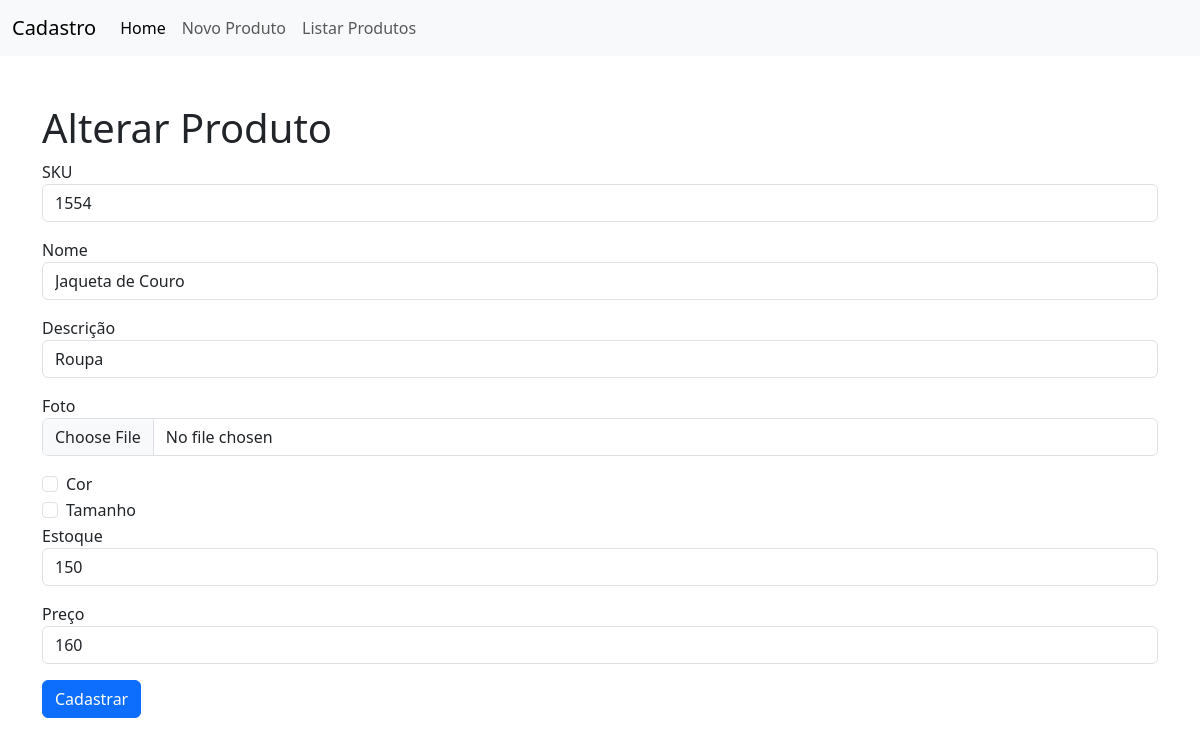
The page /?page=alterar&id=1554 on the database its author committed.
### tables this page shows
CREATE TABLE `produtos` (
  `sku` int(11) NOT NULL,
  `nome` varchar(45) NOT NULL,
  `foto` varchar(100) NOT NULL,
  `descricao` varchar(100) NOT NULL,
  `estoque` int(11) NOT NULL,
  `preco` double NOT NULL,
  `cor` int(11) NOT NULL,
  `tamanho` int(11) NOT NULL
);

### alterar-produto.php (the view, shortened to what this page needs)
<h1>Alterar Produto</h1>
<?php
    $sql = "SELECT * FROM produtos WHERE sku=".$_REQUEST['id'];
    $res = $conn->query($sql);
    $row = $res->fetch_object();
?>
<form action="?page=salvar" method="POST">
    <div class="mb-3">
      <label>SKU</label>
      <input type="text" name="sku" class="form-control"  value="<?php print $row->sku; ?>">
    </div>
    <div class="mb-3">
      <label>Nome</label>
      <input type="text" name="nome" class="form-control" value="<?php print $row->nome; ?>">
    </div>
    <div class="mb-3">
      <label>Descrição</label>
      <input type="text" name="descricao" class="form-control" value="<?php print $row->descricao; ?>">
    </div>
    <div class="mb-3">
      <label>Foto</label>
      <input class="form-control" name="foto" type="file" value="<?php print $row->foto; ?>">
    </div>
    <div class="form-check">
      <input class="form-check-input" type="checkbox" value="" id="checkCor">
      <label class="form-check-label" for="checkCor">Cor</label>
    </div>
    <div class="form-check">
      <input class="form-check-input" type="checkbox" value="" id="checkTamanho">
      <label class="form-check-label" for="checkTamanho">Tamanho</label>
    </div>
    <div class="mb-3">
      <label>Estoque</label>
      <input type="text" name="estoque" class="form-control" value="<?php print $row->estoque; ?>">
    </div>
    <div class="mb-3">
      <label>Preço</label>
      <input type="text" name="preco" class="form-control" value="<?php print $row->preco; ?>">
    </div>
    <div class="mb-3">
      <button type="submit" class="btn btn-primary">Cadastrar</button>
    </div>
  </form>

### rows shown on the page
produtos: sku "1554", nome "Jaqueta de Couro", descricao "Roupa", estoque "150", preco "160"
